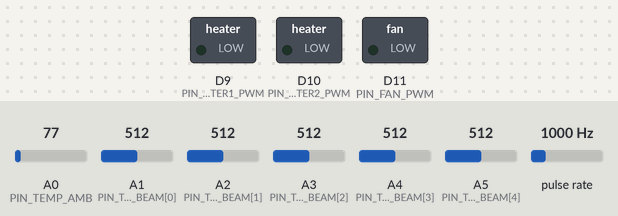
Simulated run of this sketch. Board: Arduino Zero (SAMD21). Parts: switched loads named in the sketch (green lamp = pin HIGH). Wiring (inferred from the names in the program): pulse sensor: data D2. The inputs (shaded band) are chosen by the test bench; at power-on: A1 (PIN_TEMP_BEAM[0]) = 512, A0 (PIN_TEMP_AMB) = 77, A2 (PIN_TEMP_BEAM[1]) = 512, A3 (PIN_TEMP_BEAM[2]) = 512, A4 (PIN_TEMP_BEAM[3]) = 512, A5 (PIN_TEMP_BEAM[4]) = 512, pulse rate 1000 Hz (analog values on the 0–1023 scale). What the sketch prints to the serial monitor is not drawn.

Above: at 1.2 s.
1.3 s: A1 (PIN_TEMP_BEAM[0]) set to 868
2.8 s: A1 (PIN_TEMP_BEAM[0]) set to 891
At 4.1 s:
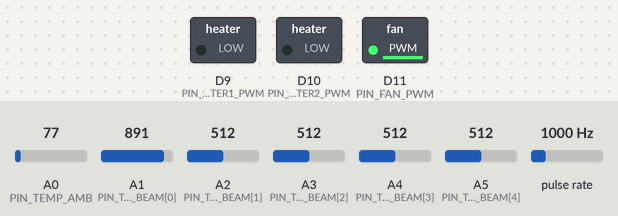
Timing chart, 0 to 5.8 s (numbered marks = the images above; inputs shaded):
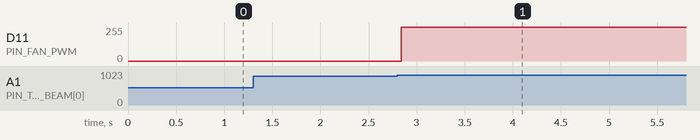

Measured:
- the behaviour switches between 880 and 881 on A1 (PIN_TEMP_BEAM[0]) (found by bisection; images 0 and 1)
- after the input at 1.3 s, every drawn part: stays the same
- after the input at 2.8 s, D11 (PIN_FAN_PWM): 0/255 → 254/255 at once

The sketch:

TemperatureControl_HTML.ino
```cpp
#include <Arduino.h>
#include "pwm.h"

// ---------------- Pin configuration ----------------
const int PIN_HEATER1_PWM = 9;
const int PIN_HEATER2_PWM = 10;  // optional second heater element
const int PIN_FAN_PWM     = 11;

const int PIN_TACH        = 2;

const int PIN_TEMP_AMB    = A0;

// Beam sensors, spaced along the heating beam from heater1 (D9) to the
// optional heater2 (D10). Beam1 is closest to heater1, Beam5 closest to heater2.
const int NUM_BEAM_SENSORS = 5;
const int PIN_TEMP_BEAM[NUM_BEAM_SENSORS] = { A1, A2, A3, A4, A5 };

// ---------------- PWM configuration ----------------
const float PWM_FREQ_HZ = 10000.0f;

PwmOut pwmHeater1(PIN_HEATER1_PWM);
PwmOut pwmHeater2(PIN_HEATER2_PWM);
PwmOut pwmFan(PIN_FAN_PWM);

float heater1Duty = 0.0f;
float heater2Duty = 0.0f;
float fanDuty      = 0.0f;

// ---------------- ADC / MCP9701 configuration ----------------
// 3.3 V connected to AREF
const float ADC_VREF = 3.3f;

const int ADC_BITS = 14;
const int ADC_MAX  = (1 << ADC_BITS) - 1;

// MCP9701A:
// Vout = 0.400 V + 0.0195 V/C * TempC
const float MCP9701_OFFSET_V = 0.400f;
const float MCP9701_SLOPE_V_PER_C = 0.0195f;

const int TEMP_SAMPLES = 16;

// ---------------- Fan tach configuration ----------------
// Most PC-style fans: 2 pulses per revolution
const float TACH_PULSES_PER_REV = 2.0f;

volatile unsigned long tachPulses = 0;
unsigned long lastTachMillis = 0;
float fanRPM = 0.0f;

// ---------------- Timing ----------------
unsigned long lastTelemetryMillis = 0;
const unsigned long TELEMETRY_INTERVAL_MS = 250;

// ---------------- Safety ----------------
// Both heaters are forced off if any beam sensor exceeds this.
const float SAFETY_CUTOFF_C = 125.0f;
bool faultState = false;

// ---------------- Serial command buffer ----------------
String commandLine;


// ---------------- Interrupt ----------------
void tachISR() {
  tachPulses++;
}


// ---------------- Helpers ----------------
float clampPercent(float x) {
  if (x < 0.0f) return 0.0f;
  if (x > 100.0f) return 100.0f;
  return x;
}


void applyOutputs() {
  heater1Duty = clampPercent(heater1Duty);
  heater2Duty = clampPercent(heater2Duty);
  fanDuty     = clampPercent(fanDuty);

  pwmHeater1.pulse_perc(heater1Duty);
  pwmHeater2.pulse_perc(heater2Duty);
  pwmFan.pulse_perc(fanDuty);
}


float readVoltageAveraged(int pin) {
  unsigned long sum = 0;

  for (int i = 0; i < TEMP_SAMPLES; i++) {
    sum += analogRead(pin);
    delayMicroseconds(200);
  }

  float adc = (float)sum / (float)TEMP_SAMPLES;
  return adc * ADC_VREF / (float)ADC_MAX;
}


float voltageToMCP9701TempC(float v) {
  return (v - MCP9701_OFFSET_V) / MCP9701_SLOPE_V_PER_C;
}


float readMCP9701TempC(int pin) {
  float v = readVoltageAveraged(pin);
  return voltageToMCP9701TempC(v);
}


// Extracts numeric values from simple JSON commands.
// Examples:
// {"heater":40}
// {"heater2":40}
// {"fan":80}
// {"heater":40,"heater2":0,"fan":80}
// {"alloff":1}
// {"clearfault":1}
bool extractJsonNumber(const String& s, const char* key, float& value) {
  String pattern = "\"";
  pattern += key;
  pattern += "\"";

  int keyIndex = s.indexOf(pattern);
  if (keyIndex < 0) return false;

  int colonIndex = s.indexOf(':', keyIndex);
  if (colonIndex < 0) return false;

  int start = colonIndex + 1;

  while (start < s.length() && (s[start] == ' ' || s[start] == '\t')) {
    start++;
  }

  int end = start;

  while (end < s.length()) {
    char c = s[end];

    if ((c >= '0' && c <= '9') || c == '-' || c == '+' || c == '.') {
      end++;
    } else {
      break;
    }
  }

  if (end == start) return false;

  value = s.substring(start, end).toFloat();
  return true;
}


void handleCommand(const String& cmd) {
  float value;

  if (extractJsonNumber(cmd, "clearfault", value)) {
    if (value != 0.0f) {
      faultState = false;
    }
  }

  if (extractJsonNumber(cmd, "alloff", value)) {
    if (value != 0.0f) {
      heater1Duty = 0.0f;
      heater2Duty = 0.0f;
      fanDuty = 0.0f;
      faultState = false;
      applyOutputs();
      return;
    }
  }

  if (extractJsonNumber(cmd, "fan", value)) {
    fanDuty = clampPercent(value);
  }

  // Do not allow heater restart while fault is active.
  if (extractJsonNumber(cmd, "heater", value)) {
    if (!faultState) {
      heater1Duty = clampPercent(value);
    }
  }

  if (extractJsonNumber(cmd, "heater2", value)) {
    if (!faultState) {
      heater2Duty = clampPercent(value);
    }
  }

  applyOutputs();
}


void readSerialCommands() {
  while (Serial.available() > 0) {
    char c = Serial.read();

    if (c == '\n' || c == '\r') {
      if (commandLine.length() > 0) {
        handleCommand(commandLine);
        commandLine = "";
      }
    } else {
      commandLine += c;

      if (commandLine.length() > 160) {
        commandLine = "";
      }
    }
  }
}


void updateFanRPM() {
  unsigned long now = millis();

  if (now - lastTachMillis >= 1000) {
    noInterrupts();
    unsigned long pulses = tachPulses;
    tachPulses = 0;
    interrupts();

    float minutes = (now - lastTachMillis) / 60000.0f;
    fanRPM = ((float)pulses / TACH_PULSES_PER_REV) / minutes;

    lastTachMillis = now;
  }
}


void checkSafety(float maxBeamC) {
  if (maxBeamC >= SAFETY_CUTOFF_C) {
    faultState = true;

    heater1Duty = 0.0f;
    heater2Duty = 0.0f;
    fanDuty = 100.0f;

    applyOutputs();
  }
}


void printTelemetryJson(float ambC, const float beamC[NUM_BEAM_SENSORS]) {
  Serial.print("{");

  Serial.print("\"t_ms\":");
  Serial.print(millis());

  Serial.print(",\"ambient_c\":");
  Serial.print(ambC, 2);

  for (int i = 0; i < NUM_BEAM_SENSORS; i++) {
    Serial.print(",\"beam");
    Serial.print(i + 1);
    Serial.print("_c\":");
    Serial.print(beamC[i], 2);
  }

  Serial.print(",\"fan_rpm\":");
  Serial.print(fanRPM, 0);

  Serial.print(",\"heater1_pwm\":");
  Serial.print(heater1Duty, 1);

  Serial.print(",\"heater2_pwm\":");
  Serial.print(heater2Duty, 1);

  Serial.print(",\"fan_pwm\":");
  Serial.print(fanDuty, 1);

  Serial.print(",\"fault\":");
  Serial.print(faultState ? 1 : 0);

  Serial.print("}");
  Serial.println();
}


// ---------------- Setup / Loop ----------------
void setup() {
  Serial.begin(115200);

  pinMode(PIN_HEATER1_PWM, OUTPUT);
  pinMode(PIN_HEATER2_PWM, OUTPUT);
  pinMode(PIN_FAN_PWM, OUTPUT);

  pinMode(PIN_TACH, INPUT_PULLUP);

  // External reference: connect 3.3 V to AREF.
  analogReference(AR_EXTERNAL);
  analogReadResolution(ADC_BITS);

  // Discard initial ADC readings after reference setup.
  for (int i = 0; i < 10; i++) {
    analogRead(PIN_TEMP_AMB);
    for (int j = 0; j < NUM_BEAM_SENSORS; j++) {
      analogRead(PIN_TEMP_BEAM[j]);
    }
    delay(5);
  }

  // Start 10 kHz PWM outputs at 0%.
  pwmHeater1.begin(PWM_FREQ_HZ, 0.0f);
  pwmHeater2.begin(PWM_FREQ_HZ, 0.0f);
  pwmFan.begin(PWM_FREQ_HZ, 0.0f);

  applyOutputs();

  attachInterrupt(digitalPinToInterrupt(PIN_TACH), tachISR, FALLING);

  lastTachMillis = millis();
  lastTelemetryMillis = millis();
}


void loop() {
  readSerialCommands();
  updateFanRPM();

  float ambC = readMCP9701TempC(PIN_TEMP_AMB);

  float beamC[NUM_BEAM_SENSORS];
  float maxBeamC = -1000.0f;
  for (int i = 0; i < NUM_BEAM_SENSORS; i++) {
    beamC[i] = readMCP9701TempC(PIN_TEMP_BEAM[i]);
    if (beamC[i] > maxBeamC) maxBeamC = beamC[i];
  }

  checkSafety(maxBeamC);

  unsigned long now = millis();

  if (now - lastTelemetryMillis >= TELEMETRY_INTERVAL_MS) {
    lastTelemetryMillis = now;
    printTelemetryJson(ambC, beamC);
  }
}
```
